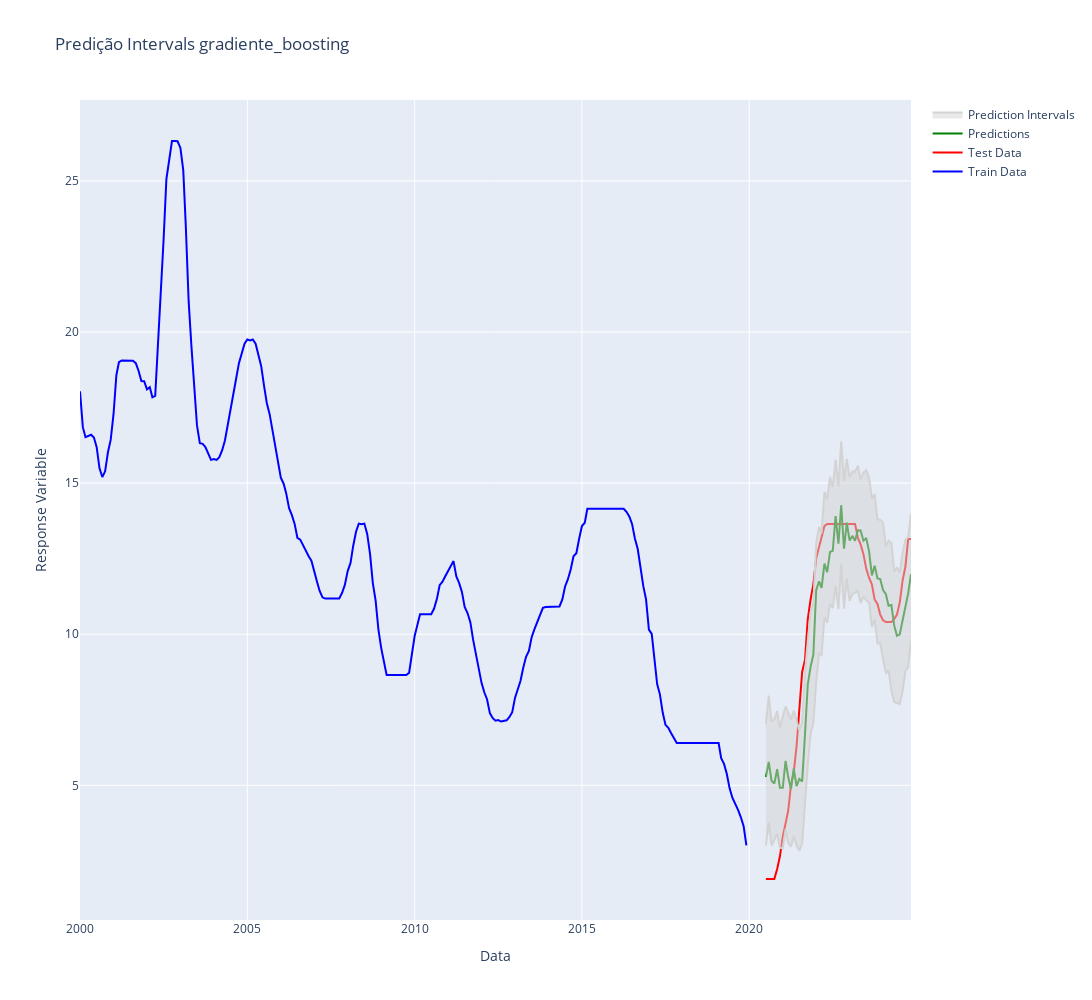

Notebook source saved alongside this figure:
### Code cell
#Conformal
index_treino_conformal = dados[dados.index <= data_divisao_treino_teste].index
index_teste_conformal = dados[dados.index > data_divisao_treino_teste].index

with parallel_config(backend='threading', n_jobs=2):
    if melhor_modelo == 'redes_neurais':
        conformal = ConformalRegressionPlotter(KerasTrainedRegressor(modelos_carregados[melhor_modelo]), x_treino_recorrente, x_teste_recorrente, y_treino[1:], y_teste[1:])
        y_pred, y_pis, _,_ = conformal.regressao_conformal()
        conformal.plot_prediction_intervals(index_train=index_treino_conformal, index_test=index_teste_conformal,title=f'Predição Intervals {melhor_modelo}',save=False,diretorio=path_codigos_rodando+f'/avaliacao_modelos/regressao_conforma_teste_{variavel_predicao}.png')
    else:
        conformal = ConformalRegressionPlotter(modelos_carregados[melhor_modelo], x_treino, x_teste, y_treino, y_teste)
        y_pred, y_pis, _,_ = conformal.regressao_conformal()
        conformal.plot_prediction_intervals(index_train=index_treino_conformal, index_test=index_teste_conformal,title=f'Predição Intervals {melhor_modelo}',save=False,diretorio=path_codigos_rodando+f'/avaliacao_modelos/regressao_conforma_teste_{variavel_predicao}.png')
